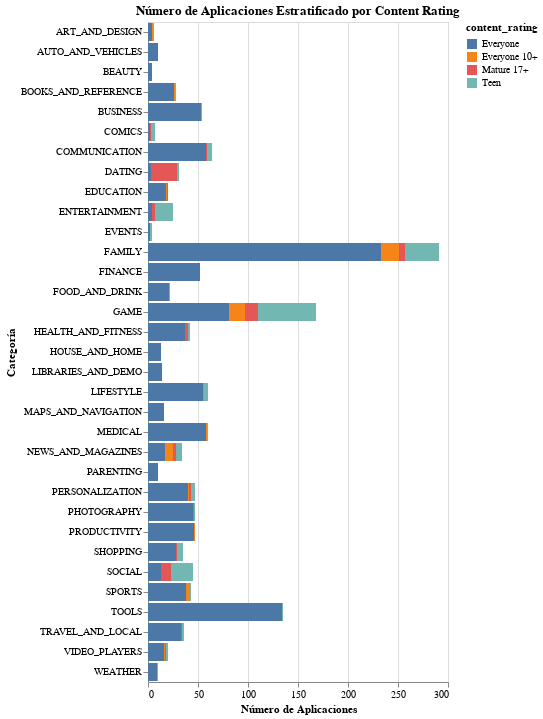

Notebook cell for this chart:
### Markdown cell above
Grafico de barras estratificado

### Code cell
# Tomar una muestra aleatoria de tus datos
df_sample = df.sample(n=1500, random_state=50)  

estratifiacion = alt.Chart(df_sample).mark_bar().encode(
    x=alt.X('count():Q', title='Número de Aplicaciones'),
    y=alt.Y('category:N', title='Categoría'),
    color='content_rating:N'
).properties(
    title='Número de Aplicaciones Estratificado por Content Rating'
)
estratifiacion.show()
# Mostrar el gráfico

### Figure 1 — Vega-Lite specification as saved in the notebook (floating-point values rounded to 4 significant figures; data arrays with more than 128 entries replaced by an {"elided": "..."} marker saying what was removed)
{"config": {"view": {"continuousWidth": 300, "continuousHeight": 300}}, "data": {"name": "data-78f4367d7a37cc33be7d70839080d1f6"}, "mark": {"type": "bar"}, "encoding": {"color": {"field": "content_rating", "type": "nominal"}, "x": {"aggregate": "count", "title": "Número de Aplicaciones", "type": "quantitative"}, "y": {"field": "category", "title": "Categoría", "type": "nominal"}}, "title": "Número de Aplicaciones Estratificado por Content Rating", "$schema": "https://vega.github.io/schema/vega-lite/v5.17.0.json", "datasets": {"data-78f4367d7a37cc33be7d70839080d1f6": {"elided": "1500 records"}}}
